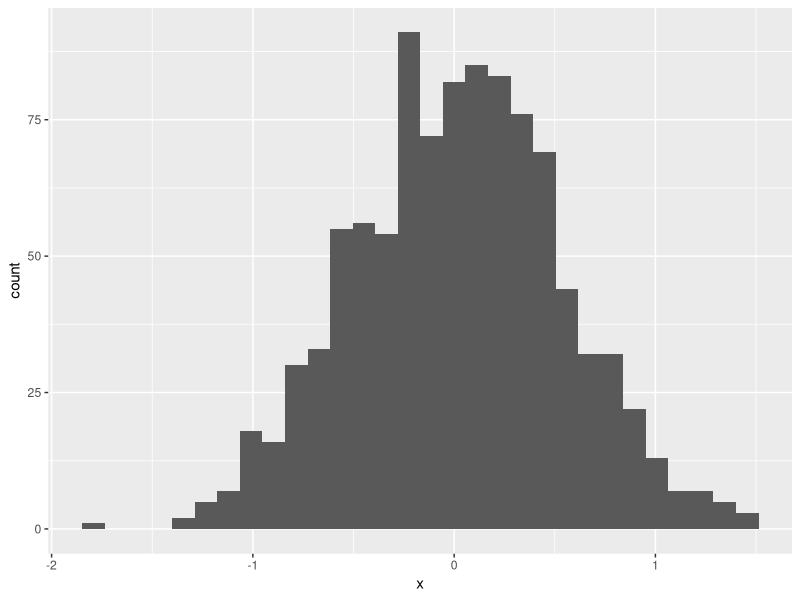

R code for this plot:
# 7 Sep 2023
# Class 1
# Joshua Carpenter
library(tidyverse)

example_df= 
  tibble(
  	vec_numeric = 5:8,
	vec_char = c("My", "name", "is", "Joshua"),
	vec_logical = c(TRUE, TRUE, FALSE, TRUE)
  )
  
plotdf = tibble(
	x = rnorm(1000, sd = 0.5),
	y = 1 + 2 * x + rnorm(1000)
)

ggplot(plotdf, aes(x = x)) +
    geom_histogram()